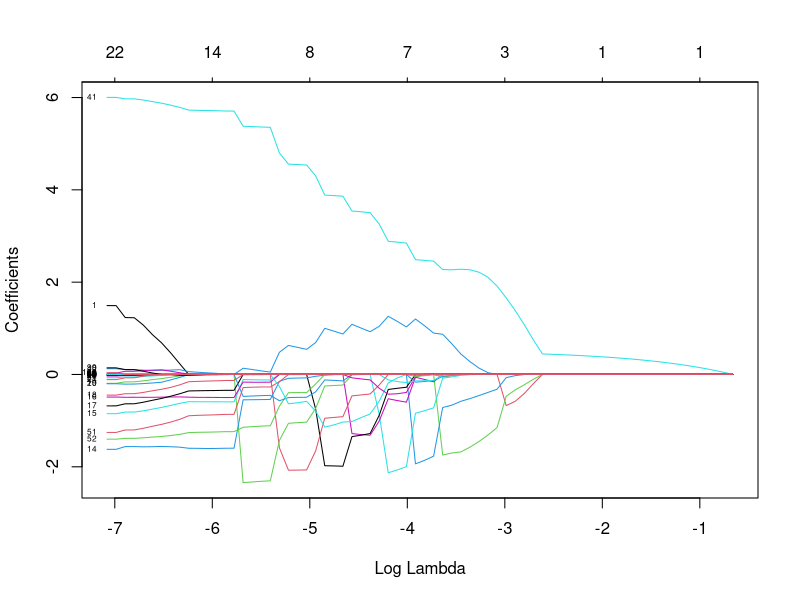
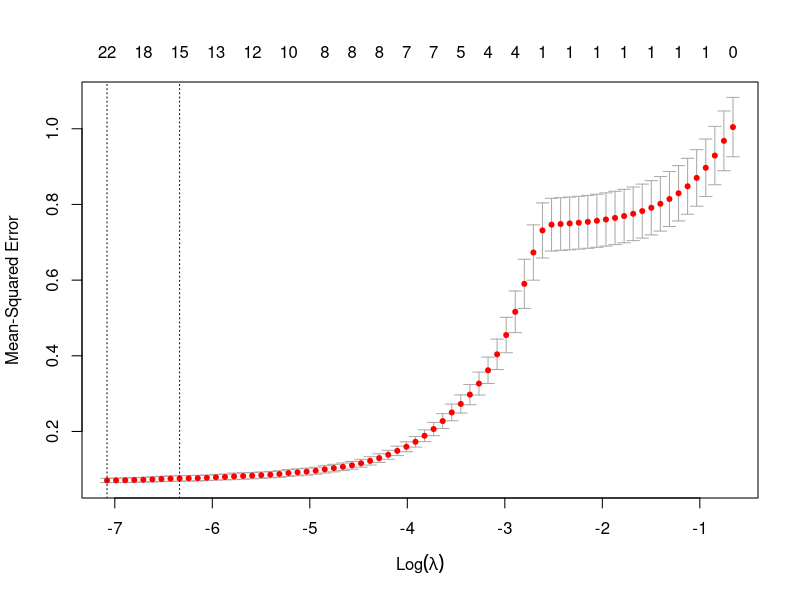

These figures' R source, in order:
library(MASS)
library(glmnet)
setwd("/Users/Simon/Documents/TDDE01/tdde01/Simon/lab2_assignment2")
set.seed(12345) 
data = read.csv("tecator.csv")
n=dim(data)[1]
id=sample(1:n, floor(n*0.5)) 
train_data=data[id,] 
test_data=data[-id,]

#1
#plot(data[,"Moisture"],data[,"Protein"])

#2
linear_model = function(){
  x_data = c(1:6)
  y_train_MSE = c()
  y_test_MSE = c() 
  validation_diff=c()
  for (i in 1:6){
    lm = lm(Moisture ~ poly(Protein, i), data=train_data)
    MSE = mean(lm$residuals^2)
    predict = predict(lm,test_data)
    diff = predict-test_data[,"Moisture"]
    model_MSE = mean(diff^2)
    print(i)  
    print(MSE)
    print(model_MSE)
    
    y_train_MSE[i] = MSE
    y_test_MSE[i] = model_MSE
  }
  plot(x_data,y_train_MSE, col = "blue", ylim=range(y_train_MSE,y_test_MSE), type = "o", ylab="MSE", xlab="i")
  points(x_data,y_test_MSE, col = 'red', type = "o")
  #overfitting!
}

#4
variable_selection = function(){
  remove = c("Protein", "Moisture", "Sample")
  new_data =  data[, ! names(data) %in% remove, drop = F]
  lm = lm(Fat~.,data=data.frame(new_data))
  step = stepAIC(lm, direction="both")
  return(step)
  #63 variables were selected
}
#5
ridge_regression = function(){
  remove = c("Protein", "Moisture", "Sample")
  new_data =  data[, ! names(data) %in% remove, drop = F]
  covariates=scale(new_data[,1:100])
  response=scale(new_data[,101])
  model0=glmnet(as.matrix(covariates),response, alpha=0,family="gaussian")
  plot(model0, xvar="lambda", label=TRUE)

}
#6
remove = c("Protein", "Moisture", "Sample")
new_data =  data[, ! names(data) %in% remove, drop = F]
covariates=scale(new_data[,1:100])
response=scale(new_data[,101])
model0=glmnet(as.matrix(covariates),response, alpha=1,family="gaussian")
plot(model0, xvar="lambda", label=TRUE)

#7
model=cv.glmnet(as.matrix(covariates),response, alpha=1,family="gaussian")
model$lambda.min
plot(model)
coef(model, s="lambda.min")  

#8
#63  vs 13 variables, Lasso>linear


